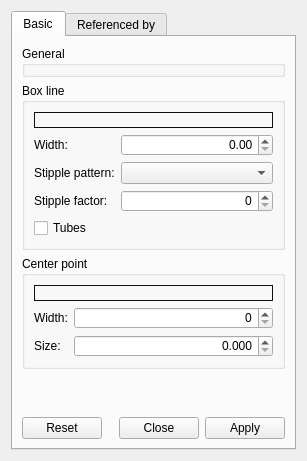
<?xml version="1.0" encoding="UTF-8"?>
<ui version="4.0">
 <class>PBCBoxSetupDesigner</class>
 <widget class="QWidget" name="PBCBoxSetupDesigner">
  <property name="geometry">
   <rect>
    <x>0</x>
    <y>0</y>
    <width>307</width>
    <height>461</height>
   </rect>
  </property>
  <property name="windowTitle">
   <string>Point Setup</string>
  </property>
  <layout class="QVBoxLayout" name="_2">
   <item>
    <widget class="QTabWidget" name="tabWidget">
     <property name="currentIndex">
      <number>0</number>
     </property>
     <widget class="QWidget" name="basicTab">
      <attribute name="title">
       <string>Basic</string>
      </attribute>
      <layout class="QVBoxLayout" name="verticalLayout_2">
       <item>
        <widget class="QGroupBox" name="generalGB">
         <property name="sizePolicy">
          <sizepolicy hsizetype="Preferred" vsizetype="Fixed">
           <horstretch>0</horstretch>
           <verstretch>0</verstretch>
          </sizepolicy>
         </property>
         <property name="styleSheet">
          <string notr="true">QPushButton {
	border: 1px solid #101010;
}</string>
         </property>
         <property name="title">
          <string>General</string>
         </property>
        </widget>
       </item>
       <item>
        <widget class="QGroupBox" name="groupBox_2">
         <property name="sizePolicy">
          <sizepolicy hsizetype="Expanding" vsizetype="Preferred">
           <horstretch>0</horstretch>
           <verstretch>0</verstretch>
          </sizepolicy>
         </property>
         <property name="styleSheet">
          <string notr="true">QPushButton {
	border: 1px solid #101010;
}</string>
         </property>
         <property name="title">
          <string>Box line</string>
         </property>
         <layout class="QGridLayout" name="gridLayout">
          <item row="0" column="0" colspan="2">
           <widget class="QColorPushButton" name="lineColorPB">
            <property name="text">
             <string/>
            </property>
           </widget>
          </item>
          <item row="1" column="0">
           <widget class="QLabel" name="label_2">
            <property name="text">
             <string>Width:</string>
            </property>
           </widget>
          </item>
          <item row="1" column="1">
           <widget class="QQuantitySpinBox" name="lineWidthSB">
            <property name="sizePolicy">
             <sizepolicy hsizetype="Expanding" vsizetype="Fixed">
              <horstretch>0</horstretch>
              <verstretch>0</verstretch>
             </sizepolicy>
            </property>
            <property name="alignment">
             <set>Qt::AlignRight|Qt::AlignTrailing|Qt::AlignVCenter</set>
            </property>
           </widget>
          </item>
          <item row="2" column="0">
           <widget class="QLabel" name="label_4">
            <property name="text">
             <string>Stipple pattern:</string>
            </property>
           </widget>
          </item>
          <item row="2" column="1">
           <widget class="QLineStippleComboBox" name="lineStipplePatternCB">
            <property name="sizePolicy">
             <sizepolicy hsizetype="Expanding" vsizetype="Fixed">
              <horstretch>0</horstretch>
              <verstretch>0</verstretch>
             </sizepolicy>
            </property>
           </widget>
          </item>
          <item row="3" column="0">
           <widget class="QLabel" name="label_5">
            <property name="text">
             <string>Stipple factor:</string>
            </property>
           </widget>
          </item>
          <item row="3" column="1">
           <widget class="QSpinBox" name="lineStippleFactorSB">
            <property name="sizePolicy">
             <sizepolicy hsizetype="Expanding" vsizetype="Fixed">
              <horstretch>0</horstretch>
              <verstretch>0</verstretch>
             </sizepolicy>
            </property>
            <property name="alignment">
             <set>Qt::AlignRight|Qt::AlignTrailing|Qt::AlignVCenter</set>
            </property>
           </widget>
          </item>
          <item row="4" column="0" colspan="2">
           <widget class="QCheckBox" name="showTubesCB">
            <property name="text">
             <string>Tubes</string>
            </property>
           </widget>
          </item>
         </layout>
        </widget>
       </item>
       <item>
        <widget class="QGroupBox" name="groupBox">
         <property name="sizePolicy">
          <sizepolicy hsizetype="Expanding" vsizetype="Preferred">
           <horstretch>0</horstretch>
           <verstretch>0</verstretch>
          </sizepolicy>
         </property>
         <property name="styleSheet">
          <string notr="true">QPushButton {
	border: 1px solid #101010;
}</string>
         </property>
         <property name="title">
          <string>Center point</string>
         </property>
         <layout class="QGridLayout" name="_3">
          <item row="0" column="0" colspan="2">
           <widget class="QColorPushButton" name="pointColorPB">
            <property name="text">
             <string/>
            </property>
           </widget>
          </item>
          <item row="1" column="0">
           <widget class="QLabel" name="label">
            <property name="text">
             <string>Width:</string>
            </property>
           </widget>
          </item>
          <item row="1" column="1">
           <widget class="QSpinBox" name="pointWidthSB">
            <property name="sizePolicy">
             <sizepolicy hsizetype="Expanding" vsizetype="Fixed">
              <horstretch>0</horstretch>
              <verstretch>0</verstretch>
             </sizepolicy>
            </property>
            <property name="alignment">
             <set>Qt::AlignRight|Qt::AlignTrailing|Qt::AlignVCenter</set>
            </property>
           </widget>
          </item>
          <item row="2" column="1">
           <widget class="QQuantitySpinBox" name="pointSizeSB">
            <property name="alignment">
             <set>Qt::AlignRight|Qt::AlignTrailing|Qt::AlignVCenter</set>
            </property>
            <property name="decimals">
             <number>3</number>
            </property>
           </widget>
          </item>
          <item row="2" column="0">
           <widget class="QLabel" name="label_3">
            <property name="text">
             <string>Size:</string>
            </property>
           </widget>
          </item>
         </layout>
        </widget>
       </item>
       <item>
        <spacer name="verticalSpacer">
         <property name="orientation">
          <enum>Qt::Vertical</enum>
         </property>
         <property name="sizeHint" stdset="0">
          <size>
           <width>20</width>
           <height>40</height>
          </size>
         </property>
        </spacer>
       </item>
       <item>
        <widget class="QDialogButtonBox" name="buttonBox">
         <property name="standardButtons">
          <set>QDialogButtonBox::Apply|QDialogButtonBox::Close|QDialogButtonBox::Reset</set>
         </property>
        </widget>
       </item>
      </layout>
     </widget>
     <widget class="QWidget" name="refByTab">
      <attribute name="title">
       <string>Referenced by</string>
      </attribute>
     </widget>
    </widget>
   </item>
  </layout>
 </widget>
 <customwidgets>
  <customwidget>
   <class>QColorPushButton</class>
   <extends>QPushButton</extends>
   <header location="global">ColorPushButton.hpp</header>
  </customwidget>
  <customwidget>
   <class>QQuantitySpinBox</class>
   <extends>QDoubleSpinBox</extends>
   <header location="global">QuantitySpinBox.hpp</header>
  </customwidget>
  <customwidget>
   <class>QLineStippleComboBox</class>
   <extends>QComboBox</extends>
   <header location="global">LineStippleComboBox.hpp</header>
  </customwidget>
 </customwidgets>
 <resources/>
 <connections/>
</ui>
